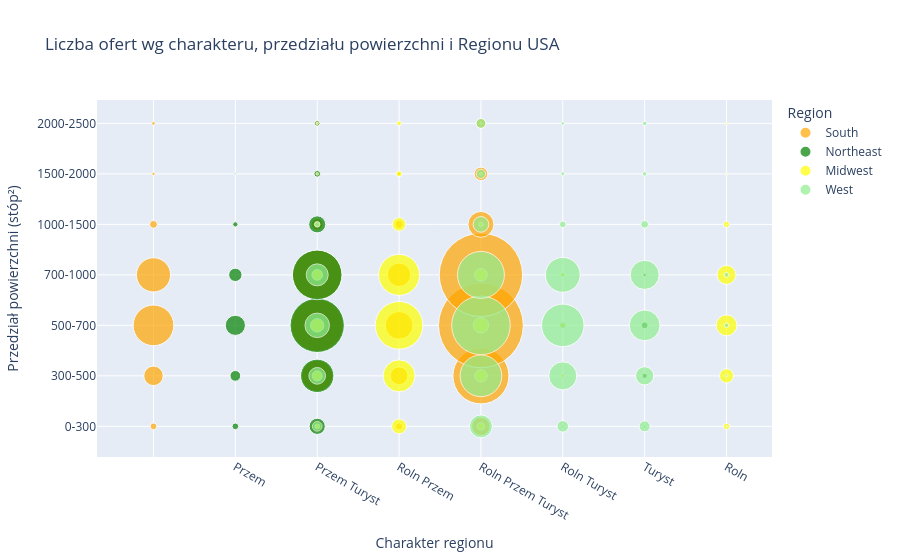

Source (notebook cell):
### Markdown cell above
#### Rozkład wartości powierzchni według Regionu USA dla różnych grup nieruchomości

### Code cell
# Wykres na którym na osi x będzie charakter, na osi y przedział_powierzchni, 
# kolorem określony stan, a wielkość kropki ma obrazować ilość linii w pliku odpowiadających kropce.

# zliczenie rekordów dla każdej kombinacji
agg = (
    df.groupby(
        ["charakter", "bin_square_feet", "Region"]
    )
    .size()
    .reset_index(name="liczba")
)

#print(agg.head())

# wykres

region_colors = {
    "Northeast": "green",
    "Midwest": "yellow",
    "South": "orange",
    "West": "lightgreen"
}
charakter_colors = {
    "Roln": "green",
    "Roln Przem": "darkolivegreen",
    "Roln Przem Turyst": "lightgreen",
    "Roln Turyst": "darkgoldenrod",
    "Przem":"brown",
    "Przem Turyst": "darkorange",
    "Turyst": "yellow",
    "": "skyblue"
}
fig = px.scatter(
    agg,
    x="charakter",
    y="bin_square_feet",
    color="Region",
    color_discrete_map=region_colors,
    size="liczba",
    size_max=60,
    hover_data=["liczba"],
    labels={
        "charakter": "Charakter regionu",
        "bin_square_feet": "Przedział powierzchni (stóp²)"
    },
    title="Liczba ofert wg charakteru, przedziału powierzchni i Regionu USA"
)

#fig.update_layout(
#    width=1200,
#    height=800
#)

fig.show()

### Figure 1 — Plotly figure (JSON) as saved in the notebook; plotly's stock layout.template omitted (floating-point values rounded to 4 significant figures)
{"data": [{"customdata": [[69], [583], [2531], [1792], [93], [17], [20], [4], [3], [2], [2], [222], [1534], [4212], [3699], [218], [53], [49], [78], [481], [1177], [843], [105], [22], [5], [520], [4823], [11017], [10646], [1025], [277], [145]], "hovertemplate": "Region=South<br>Charakter regionu=%{x}<br>Przedział powierzchni (stóp²)=%{y}<br>liczba=%{customdata[0]}<extra></extra>", "legendgroup": "South", "marker": {"color": "orange", "size": [69, 583, 2531, 1792, 93, 17, 20, 4, 3, 2, 2, 222, 1534, 4212, 3699, 218, 53, 49, 78, 481, 1177, 843, 105, 22, 5, 520, 4823, 11017, 10646, 1025, 277, 145], "sizemode": "area", "sizeref": 3.06, "symbol": "circle"}, "mode": "markers", "name": "South", "orientation": "v", "showlegend": true, "type": "scatter", "x": ["", "", "", "", "", "", "", "Przem", "Przem", "Przem", "Przem", "Przem Turyst", "Przem Turyst", "Przem Turyst", "Przem Turyst", "Przem Turyst", "Przem Turyst", "Przem Turyst", "Roln Przem", "Roln Przem", "Roln Przem", "Roln Przem", "Roln Przem", "Roln Przem", "Roln Przem", "Roln Przem Turyst", "Roln Przem Turyst", "Roln Przem Turyst", "Roln Przem Turyst", "Roln Przem Turyst", "Roln Przem Turyst", "Roln Przem Turyst"], "xaxis": "x", "y": ["0-300", "300-500", "500-700", "700-1000", "1000-1500", "1500-2000", "2000-2500", "300-500", "500-700", "700-1000", "1000-1500", "0-300", "300-500", "500-700", "700-1000", "1000-1500", "1500-2000", "2000-2500", "0-300", "300-500", "500-700", "700-1000", "1000-1500", "1500-2000", "2000-2500", "0-300", "300-500", "500-700", "700-1000", "1000-1500", "1500-2000", "2000-2500"], "yaxis": "y"}, {"customdata": [[69], [177], [624], [273], [43], [4], [401], [1710], [4520], [3775], [445], [67], [45], [9], [9], [65], [30], [2], [2], [1], [7], [42], [69], [18], [2], [1], [2]], "hovertemplate": "Region=Northeast<br>Charakter regionu=%{x}<br>Przedział powierzchni (stóp²)=%{y}<br>liczba=%{customdata[0]}<extra></extra>", "legendgroup": "Northeast", "marker": {"color": "green", "size": [69, 177, 624, 273, 43, 4, 401, 1710, 4520, 3775, 445, 67, 45, 9, 9, 65, 30, 2, 2, 1, 7, 42, 69, 18, 2, 1, 2], "sizemode": "area", "sizeref": 3.06, "symbol": "circle"}, "mode": "markers", "name": "Northeast", "orientation": "v", "showlegend": true, "type": "scatter", "x": ["Przem", "Przem", "Przem", "Przem", "Przem", "Przem", "Przem Turyst", "Przem Turyst", "Przem Turyst", "Przem Turyst", "Przem Turyst", "Przem Turyst", "Przem Turyst", "Roln Turyst", "Roln Turyst", "Roln Turyst", "Roln Turyst", "Roln Turyst", "Roln Turyst", "Roln Turyst", "Turyst", "Turyst", "Turyst", "Turyst", "Turyst", "Turyst", "Turyst"], "xaxis": "x", "y": ["0-300", "300-500", "500-700", "700-1000", "1000-1500", "1500-2000", "0-300", "300-500", "500-700", "700-1000", "1000-1500", "1500-2000", "2000-2500", "0-300", "300-500", "500-700", "700-1000", "1000-1500", "1500-2000", "2000-2500", "0-300", "300-500", "500-700", "700-1000", "1000-1500", "1500-2000", "2000-2500"], "yaxis": "y"}, {"customdata": [[37], [154], [275], [174], [31], [4], [10], [63], [307], [675], [553], [64], [9], [8], [342], [1568], [3491], [2584], [285], [55], [35], [84], [239], [365], [242], [31], [12], [5], [2], [19], [33], [23], [3], [2]], "hovertemplate": "Region=Midwest<br>Charakter regionu=%{x}<br>Przedział powierzchni (stóp²)=%{y}<br>liczba=%{customdata[0]}<extra></extra>", "legendgroup": "Midwest", "marker": {"color": "yellow", "size": [37, 154, 275, 174, 31, 4, 10, 63, 307, 675, 553, 64, 9, 8, 342, 1568, 3491, 2584, 285, 55, 35, 84, 239, 365, 242, 31, 12, 5, 2, 19, 33, 23, 3, 2], "sizemode": "area", "sizeref": 3.06, "symbol": "circle"}, "mode": "markers", "name": "Midwest", "orientation": "v", "showlegend": true, "type": "scatter", "x": ["Przem Turyst", "Przem Turyst", "Przem Turyst", "Przem Turyst", "Przem Turyst", "Przem Turyst", "Przem Turyst", "Roln", "Roln", "Roln", "Roln", "Roln", "Roln", "Roln", "Roln Przem", "Roln Przem", "Roln Przem", "Roln Przem", "Roln Przem", "Roln Przem", "Roln Przem", "Roln Przem Turyst", "Roln Przem Turyst", "Roln Przem Turyst", "Roln Przem Turyst", "Roln Przem Turyst", "Roln Przem Turyst", "Roln Przem Turyst", "Roln Turyst", "Roln Turyst", "Roln Turyst", "Roln Turyst", "Roln Turyst", "Roln Turyst"], "xaxis": "x", "y": ["0-300", "300-500", "500-700", "700-1000", "1000-1500", "1500-2000", "2000-2500", "0-300", "300-500", "500-700", "700-1000", "1000-1500", "1500-2000", "2000-2500", "0-300", "300-500", "500-700", "700-1000", "1000-1500", "1500-2000", "2000-2500", "0-300", "300-500", "500-700", "700-1000", "1000-1500", "1500-2000", "2000-2500", "0-300", "300-500", "500-700", "700-1000", "1000-1500", "1500-2000"], "yaxis": "y"}, {"customdata": [[145], [426], [920], [739], [48], [13], [6], [2], [10], [32], [36], [1], [4], [803], [2662], [5251], [3372], [375], [133], [149], [204], [1208], [2772], [1860], [69], [25], [20], [186], [511], [1452], [1297], [95], [33], [30]], "hovertemplate": "Region=West<br>Charakter regionu=%{x}<br>Przedział powierzchni (stóp²)=%{y}<br>liczba=%{customdata[0]}<extra></extra>", "legendgroup": "West", "marker": {"color": "lightgreen", "size": [145, 426, 920, 739, 48, 13, 6, 2, 10, 32, 36, 1, 4, 803, 2662, 5251, 3372, 375, 133, 149, 204, 1208, 2772, 1860, 69, 25, 20, 186, 511, 1452, 1297, 95, 33, 30], "sizemode": "area", "sizeref": 3.06, "symbol": "circle"}, "mode": "markers", "name": "West", "orientation": "v", "showlegend": true, "type": "scatter", "x": ["Przem Turyst", "Przem Turyst", "Przem Turyst", "Przem Turyst", "Przem Turyst", "Przem Turyst", "Przem Turyst", "Roln", "Roln", "Roln", "Roln", "Roln", "Roln", "Roln Przem Turyst", "Roln Przem Turyst", "Roln Przem Turyst", "Roln Przem Turyst", "Roln Przem Turyst", "Roln Przem Turyst", "Roln Przem Turyst", "Roln Turyst", "Roln Turyst", "Roln Turyst", "Roln Turyst", "Roln Turyst", "Roln Turyst", "Roln Turyst", "Turyst", "Turyst", "Turyst", "Turyst", "Turyst", "Turyst", "Turyst"], "xaxis": "x", "y": ["0-300", "300-500", "500-700", "700-1000", "1000-1500", "1500-2000", "2000-2500", "0-300", "300-500", "500-700", "700-1000", "1000-1500", "1500-2000", "0-300", "300-500", "500-700", "700-1000", "1000-1500", "1500-2000", "2000-2500", "0-300", "300-500", "500-700", "700-1000", "1000-1500", "1500-2000", "2000-2500", "0-300", "300-500", "500-700", "700-1000", "1000-1500", "1500-2000", "2000-2500"], "yaxis": "y"}], "layout": {"legend": {"itemsizing": "constant", "title": {"text": "Region"}, "tracegroupgap": 0}, "title": {"text": "Liczba ofert wg charakteru, przedziału powierzchni i Regionu USA"}, "xaxis": {"anchor": "y", "domain": [0, 1], "title": {"text": "Charakter regionu"}}, "yaxis": {"anchor": "x", "domain": [0, 1], "title": {"text": "Przedział powierzchni (stóp²)"}}}}
